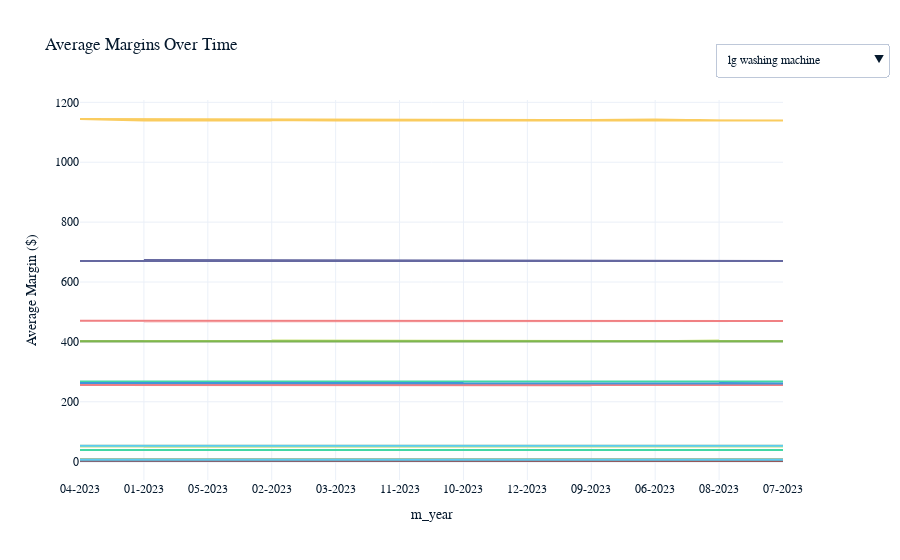

Notebook cell for this chart:
### Code cell
#Seeing how margins changed over time for each product

grouped_data = (clean_data
       .withColumn("m_year", date_format(col("order_date"), "MM-yyyy"))
        .groupBy("m_year", "product").agg(avg("margin").alias("avg_margin"),
              avg("price_each").alias("avg_cost")))

# Convert the PySpark DataFrame to a Pandas DataFrame for plotting
df_pandas = grouped_data.toPandas()

# Create the line graph using Plotly Express
fig = px.line(
    df_pandas,
    x="m_year",
    y="avg_margin",
    color="product",
    title="Average Margins Over Time"
)

# Update the layout with a dropdown on the right and remove the legend
fig.update_layout(
    updatemenus=[
        {
            "buttons": [
                {
                    "method": "update",
                    "label": product,
                    "args": [
                        {"visible": [p == product for p in df_pandas['product'].unique()]},
                        {"title": f"Average Margins Over Time for {product}"}
                    ],
                } for product in df_pandas['product'].unique()
            ],
            "direction": "down",
            "showactive": True,
            "x": 1.15,  # Move the dropdown to the right side
            "y": 1.15,  # Move the dropdown up to the top
            "xanchor": "right",  # Anchor the dropdown to the right
            "yanchor": "top"  # Anchor the dropdown to the top
        }
    ],
    showlegend=False,
    yaxis_title = "Average Margin ($)"
)

# Show the plot
fig.show()

### Figure 1 — Plotly figure (JSON) as saved in the notebook; plotly's stock layout.template omitted (floating-point values rounded to 4 significant figures)
{"data": [{"hovertemplate": "product=lg washing machine<br>m_year=%{x}<br>avg_margin=%{y}<extra></extra>", "legendgroup": "lg washing machine", "line": {"color": "#6568a0", "dash": "solid"}, "marker": {"symbol": "circle"}, "mode": "lines", "name": "lg washing machine", "orientation": "v", "showlegend": true, "type": "scatter", "x": ["04-2023", "01-2023", "05-2023", "02-2023", "03-2023", "11-2023", "10-2023", "12-2023", "09-2023", "06-2023", "08-2023", "07-2023"], "xaxis": "x", "y": [402, 402, 402, 402, 402, 402, 402, 402, 402, 402, 402, 402], "yaxis": "y"}, {"hovertemplate": "product=20in monitor<br>m_year=%{x}<br>avg_margin=%{y}<extra></extra>", "legendgroup": "20in monitor", "line": {"color": "#43d7a4", "dash": "solid"}, "marker": {"symbol": "circle"}, "mode": "lines", "name": "20in monitor", "orientation": "v", "showlegend": true, "type": "scatter", "x": ["03-2023", "04-2023", "09-2023", "07-2023", "12-2023", "10-2023", "11-2023", "01-2023", "08-2023", "05-2023", "02-2023", "06-2023"], "xaxis": "x", "y": [38.75, 39.02, 38.94, 38.88, 38.64, 38.59, 38.59, 38.87, 38.8, 38.86, 38.66, 38.62], "yaxis": "y"}, {"hovertemplate": "product=aaa batteries (4-pack)<br>m_year=%{x}<br>avg_margin=%{y}<extra></extra>", "legendgroup": "aaa batteries (4-pack)", "line": {"color": "#4095db", "dash": "solid"}, "marker": {"symbol": "circle"}, "mode": "lines", "name": "aaa batteries (4-pack)", "orientation": "v", "showlegend": true, "type": "scatter", "x": ["02-2023", "05-2023", "03-2023", "06-2023", "01-2023", "09-2023", "07-2023", "08-2023", "11-2023", "04-2023", "12-2023", "10-2023"], "xaxis": "x", "y": [2.232, 2.318, 2.249, 2.227, 2.182, 2.245, 2.266, 2.268, 2.253, 2.201, 2.227, 2.235], "yaxis": "y"}, {"hovertemplate": "product=27in fhd monitor<br>m_year=%{x}<br>avg_margin=%{y}<extra></extra>", "legendgroup": "27in fhd monitor", "line": {"color": "#facc5f", "dash": "solid"}, "marker": {"symbol": "circle"}, "mode": "lines", "name": "27in fhd monitor", "orientation": "v", "showlegend": true, "type": "scatter", "x": ["06-2023", "10-2023", "08-2023", "04-2023", "12-2023", "03-2023", "09-2023", "01-2023", "07-2023", "05-2023", "11-2023", "02-2023"], "xaxis": "x", "y": [53.1, 52.57, 53.08, 52.72, 52.67, 52.68, 52.73, 52.5, 52.86, 52.58, 53.13, 52.97], "yaxis": "y"}, {"hovertemplate": "product=bose soundsport headphones<br>m_year=%{x}<br>avg_margin=%{y}<extra></extra>", "legendgroup": "bose soundsport headphones", "line": {"color": "#cae279", "dash": "solid"}, "marker": {"symbol": "circle"}, "mode": "lines", "name": "bose soundsport headphones", "orientation": "v", "showlegend": true, "type": "scatter", "x": ["05-2023", "12-2023", "03-2023", "04-2023", "02-2023", "09-2023", "07-2023", "10-2023", "08-2023", "11-2023", "06-2023", "01-2023"], "xaxis": "x", "y": [50.36, 50.49, 50.62, 50.29, 50.63, 50.25, 50.44, 50.84, 50.48, 50.51, 50.53, 50.16], "yaxis": "y"}, {"hovertemplate": "product=lightning charging cable<br>m_year=%{x}<br>avg_margin=%{y}<extra></extra>", "legendgroup": "lightning charging cable", "line": {"color": "#7db64f", "dash": "solid"}, "marker": {"symbol": "circle"}, "mode": "lines", "name": "lightning charging cable", "orientation": "v", "showlegend": true, "type": "scatter", "x": ["05-2023", "08-2023", "10-2023", "11-2023", "12-2023", "07-2023", "09-2023", "03-2023", "06-2023", "04-2023", "01-2023", "02-2023"], "xaxis": "x", "y": [8.019, 7.92, 7.951, 8.066, 7.965, 7.995, 8.061, 7.994, 8.049, 8.049, 8.039, 8.027], "yaxis": "y"}, {"hovertemplate": "product=34in ultrawide monitor<br>m_year=%{x}<br>avg_margin=%{y}<extra></extra>", "legendgroup": "34in ultrawide monitor", "line": {"color": "#f08083", "dash": "solid"}, "marker": {"symbol": "circle"}, "mode": "lines", "name": "34in ultrawide monitor", "orientation": "v", "showlegend": true, "type": "scatter", "x": ["07-2023", "05-2023", "01-2023", "10-2023", "08-2023", "06-2023", "12-2023", "02-2023", "04-2023", "11-2023", "03-2023", "09-2023"], "xaxis": "x", "y": [255.8, 255.1, 255.4, 255.0, 254.6, 255.2, 255.6, 255.9, 255.8, 255.6, 255.1, 255.3], "yaxis": "y"}, {"hovertemplate": "product=apple airpods headphones<br>m_year=%{x}<br>avg_margin=%{y}<extra></extra>", "legendgroup": "apple airpods headphones", "line": {"color": "#5bcdf2", "dash": "solid"}, "marker": {"symbol": "circle"}, "mode": "lines", "name": "apple airpods headphones", "orientation": "v", "showlegend": true, "type": "scatter", "x": ["03-2023", "06-2023", "02-2023", "01-2023", "04-2023", "11-2023", "07-2023", "08-2023", "10-2023", "09-2023", "05-2023", "12-2023"], "xaxis": "x", "y": [52.89, 53.08, 52.56, 52.84, 52.87, 52.83, 52.82, 53.06, 52.8, 52.67, 52.91, 53.04], "yaxis": "y"}, {"hovertemplate": "product=usb-c charging cable<br>m_year=%{x}<br>avg_margin=%{y}<extra></extra>", "legendgroup": "usb-c charging cable", "line": {"color": "#f099dc", "dash": "solid"}, "marker": {"symbol": "circle"}, "mode": "lines", "name": "usb-c charging cable", "orientation": "v", "showlegend": true, "type": "scatter", "x": ["12-2023", "07-2023", "10-2023", "03-2023", "01-2023", "02-2023", "11-2023", "06-2023", "04-2023", "05-2023", "09-2023", "08-2023"], "xaxis": "x", "y": [6.525, 6.635, 6.534, 6.581, 6.562, 6.523, 6.531, 6.526, 6.521, 6.567, 6.556, 6.482], "yaxis": "y"}, {"hovertemplate": "product=aa batteries (4-pack)<br>m_year=%{x}<br>avg_margin=%{y}<extra></extra>", "legendgroup": "aa batteries (4-pack)", "line": {"color": "#965858", "dash": "solid"}, "marker": {"symbol": "circle"}, "mode": "lines", "name": "aa batteries (4-pack)", "orientation": "v", "showlegend": true, "type": "scatter", "x": ["03-2023", "12-2023", "06-2023", "02-2023", "05-2023", "10-2023", "07-2023", "09-2023", "04-2023", "08-2023", "11-2023", "01-2023"], "xaxis": "x", "y": [2.539, 2.631, 2.612, 2.614, 2.52, 2.516, 2.568, 2.598, 2.621, 2.592, 2.558, 2.649], "yaxis": "y"}, {"hovertemplate": "product=thinkpad laptop<br>m_year=%{x}<br>avg_margin=%{y}<extra></extra>", "legendgroup": "thinkpad laptop", "line": {"color": "#6568a0", "dash": "solid"}, "marker": {"symbol": "circle"}, "mode": "lines", "name": "thinkpad laptop", "orientation": "v", "showlegend": true, "type": "scatter", "x": ["04-2023", "10-2023", "02-2023", "05-2023", "06-2023", "12-2023", "08-2023", "11-2023", "03-2023", "07-2023", "01-2023", "09-2023"], "xaxis": "x", "y": [670.0, 671.5, 670.0, 670.0, 670.0, 670.0, 670.0, 670.0, 670.0, 670.0, 673.2, 670.0], "yaxis": "y"}, {"hovertemplate": "product=vareebadd phone<br>m_year=%{x}<br>avg_margin=%{y}<extra></extra>", "legendgroup": "vareebadd phone", "line": {"color": "#43d7a4", "dash": "solid"}, "marker": {"symbol": "circle"}, "mode": "lines", "name": "vareebadd phone", "orientation": "v", "showlegend": true, "type": "scatter", "x": ["12-2023", "10-2023", "05-2023", "01-2023", "06-2023", "03-2023", "08-2023", "11-2023", "07-2023", "09-2023", "04-2023", "02-2023"], "xaxis": "x", "y": [268, 268, 268, 270.3, 268, 268, 270.0, 268, 268, 268, 268, 268], "yaxis": "y"}, {"hovertemplate": "product=27in 4k gaming monitor<br>m_year=%{x}<br>avg_margin=%{y}<extra></extra>", "legendgroup": "27in 4k gaming monitor", "line": {"color": "#4095db", "dash": "solid"}, "marker": {"symbol": "circle"}, "mode": "lines", "name": "27in 4k gaming monitor", "orientation": "v", "showlegend": true, "type": "scatter", "x": ["08-2023", "05-2023", "09-2023", "06-2023", "12-2023", "02-2023", "03-2023", "01-2023", "07-2023", "11-2023", "04-2023", "10-2023"], "xaxis": "x", "y": [262.6, 261.8, 261.3, 261.3, 261.6, 262.6, 261.9, 261.3, 261.3, 261.3, 262.3, 262.8], "yaxis": "y"}, {"hovertemplate": "product=macbook pro laptop<br>m_year=%{x}<br>avg_margin=%{y}<extra></extra>", "legendgroup": "macbook pro laptop", "line": {"color": "#facc5f", "dash": "solid"}, "marker": {"symbol": "circle"}, "mode": "lines", "name": "macbook pro laptop", "orientation": "v", "showlegend": true, "type": "scatter", "x": ["02-2023", "01-2023", "04-2023", "07-2023", "05-2023", "03-2023", "10-2023", "12-2023", "06-2023", "08-2023", "09-2023", "11-2023"], "xaxis": "x", "y": [1139, 1139, 1144.0, 1139, 1142.0, 1139, 1139, 1139, 1142.0, 1139, 1139, 1139], "yaxis": "y"}, {"hovertemplate": "product=google phone<br>m_year=%{x}<br>avg_margin=%{y}<extra></extra>", "legendgroup": "google phone", "line": {"color": "#cae279", "dash": "solid"}, "marker": {"symbol": "circle"}, "mode": "lines", "name": "google phone", "orientation": "v", "showlegend": true, "type": "scatter", "x": ["08-2023", "06-2023", "12-2023", "04-2023", "11-2023", "10-2023", "02-2023", "07-2023", "09-2023", "01-2023", "05-2023", "03-2023"], "xaxis": "x", "y": [404.4, 402, 402.6, 402, 402, 402, 404.2, 402, 402, 403.3, 402.9, 402], "yaxis": "y"}, {"hovertemplate": "product=lg dryer<br>m_year=%{x}<br>avg_margin=%{y}<extra></extra>", "legendgroup": "lg dryer", "line": {"color": "#7db64f", "dash": "solid"}, "marker": {"symbol": "circle"}, "mode": "lines", "name": "lg dryer", "orientation": "v", "showlegend": true, "type": "scatter", "x": ["07-2023", "05-2023", "08-2023", "04-2023", "12-2023", "11-2023", "06-2023", "02-2023", "10-2023", "09-2023", "03-2023", "01-2023"], "xaxis": "x", "y": [402, 402, 402, 402, 402, 402, 402, 402, 402, 402, 402, 402], "yaxis": "y"}, {"hovertemplate": "product=iphone<br>m_year=%{x}<br>avg_margin=%{y}<extra></extra>", "legendgroup": "iphone", "line": {"color": "#f08083", "dash": "solid"}, "marker": {"symbol": "circle"}, "mode": "lines", "name": "iphone", "orientation": "v", "showlegend": true, "type": "scatter", "x": ["01-2023", "08-2023", "06-2023", "11-2023", "09-2023", "05-2023", "10-2023", "12-2023", "03-2023", "02-2023", "07-2023", "04-2023"], "xaxis": "x", "y": [469, 469, 469, 469.7, 470.2, 469, 469.7, 469, 469.9, 469, 470.0, 470.4], "yaxis": "y"}, {"hovertemplate": "product=wired headphones<br>m_year=%{x}<br>avg_margin=%{y}<extra></extra>", "legendgroup": "wired headphones", "line": {"color": "#5bcdf2", "dash": "solid"}, "marker": {"symbol": "circle"}, "mode": "lines", "name": "wired headphones", "orientation": "v", "showlegend": true, "type": "scatter", "x": ["10-2023", "07-2023", "05-2023", "06-2023", "03-2023", "09-2023", "02-2023", "01-2023", "12-2023", "04-2023", "08-2023", "11-2023"], "xaxis": "x", "y": [6.479, 6.541, 6.509, 6.617, 6.593, 6.645, 6.499, 6.461, 6.481, 6.551, 6.505, 6.519], "yaxis": "y"}], "layout": {"legend": {"title": {"text": "product"}, "tracegroupgap": 0}, "showlegend": false, "title": {"text": "Average Margins Over Time"}, "updatemenus": [{"buttons": [{"args": [{"visible": [true, false, false, false, false, false, false, false, false, false, false, false, false, false, false, false, false, false]}, {"title": "Average Margins Over Time for lg washing machine"}], "label": "lg washing machine", "method": "update"}, {"args": [{"visible": [false, true, false, false, false, false, false, false, false, false, false, false, false, false, false, false, false, false]}, {"title": "Average Margins Over Time for 20in monitor"}], "label": "20in monitor", "method": "update"}, {"args": [{"visible": [false, false, true, false, false, false, false, false, false, false, false, false, false, false, false, false, false, false]}, {"title": "Average Margins Over Time for aaa batteries (4-pack)"}], "label": "aaa batteries (4-pack)", "method": "update"}, {"args": [{"visible": [false, false, false, true, false, false, false, false, false, false, false, false, false, false, false, false, false, false]}, {"title": "Average Margins Over Time for 27in fhd monitor"}], "label": "27in fhd monitor", "method": "update"}, {"args": [{"visible": [false, false, false, false, true, false, false, false, false, false, false, false, false, false, false, false, false, false]}, {"title": "Average Margins Over Time for bose soundsport headphones"}], "label": "bose soundsport headphones", "method": "update"}, {"args": [{"visible": [false, false, false, false, false, true, false, false, false, false, false, false, false, false, false, false, false, false]}, {"title": "Average Margins Over Time for lightning charging cable"}], "label": "lightning charging cable", "method": "update"}, {"args": [{"visible": [false, false, false, false, false, false, true, false, false, false, false, false, false, false, false, false, false, false]}, {"title": "Average Margins Over Time for 34in ultrawide monitor"}], "label": "34in ultrawide monitor", "method": "update"}, {"args": [{"visible": [false, false, false, false, false, false, false, true, false, false, false, false, false, false, false, false, false, false]}, {"title": "Average Margins Over Time for apple airpods headphones"}], "label": "apple airpods headphones", "method": "update"}, {"args": [{"visible": [false, false, false, false, false, false, false, false, true, false, false, false, false, false, false, false, false, false]}, {"title": "Average Margins Over Time for usb-c charging cable"}], "label": "usb-c charging cable", "method": "update"}, {"args": [{"visible": [false, false, false, false, false, false, false, false, false, true, false, false, false, false, false, false, false, false]}, {"title": "Average Margins Over Time for aa batteries (4-pack)"}], "label": "aa batteries (4-pack)", "method": "update"}, {"args": [{"visible": [false, false, false, false, false, false, false, false, false, false, true, false, false, false, false, false, false, false]}, {"title": "Average Margins Over Time for thinkpad laptop"}], "label": "thinkpad laptop", "method": "update"}, {"args": [{"visible": [false, false, false, false, false, false, false, false, false, false, false, true, false, false, false, false, false, false]}, {"title": "Average Margins Over Time for vareebadd phone"}], "label": "vareebadd phone", "method": "update"}, {"args": [{"visible": [false, false, false, false, false, false, false, false, false, false, false, false, true, false, false, false, false, false]}, {"title": "Average Margins Over Time for 27in 4k gaming monitor"}], "label": "27in 4k gaming monitor", "method": "update"}, {"args": [{"visible": [false, false, false, false, false, false, false, false, false, false, false, false, false, true, false, false, false, false]}, {"title": "Average Margins Over Time for macbook pro laptop"}], "label": "macbook pro laptop", "method": "update"}, {"args": [{"visible": [false, false, false, false, false, false, false, false, false, false, false, false, false, false, true, false, false, false]}, {"title": "Average Margins Over Time for google phone"}], "label": "google phone", "method": "update"}, {"args": [{"visible": [false, false, false, false, false, false, false, false, false, false, false, false, false, false, false, true, false, false]}, {"title": "Average Margins Over Time for lg dryer"}], "label": "lg dryer", "method": "update"}, {"args": [{"visible": [false, false, false, false, false, false, false, false, false, false, false, false, false, false, false, false, true, false]}, {"title": "Average Margins Over Time for iphone"}], "label": "iphone", "method": "update"}, {"args": [{"visible": [false, false, false, false, false, false, false, false, false, false, false, false, false, false, false, false, false, true]}, {"title": "Average Margins Over Time for wired headphones"}], "label": "wired headphones", "method": "update"}], "direction": "down", "showactive": true, "x": 1.15, "xanchor": "right", "y": 1.15, "yanchor": "top"}], "xaxis": {"anchor": "y", "domain": [0, 1], "title": {"text": "m_year"}}, "yaxis": {"anchor": "x", "domain": [0, 1], "title": {"text": "Average Margin ($)"}}}}
